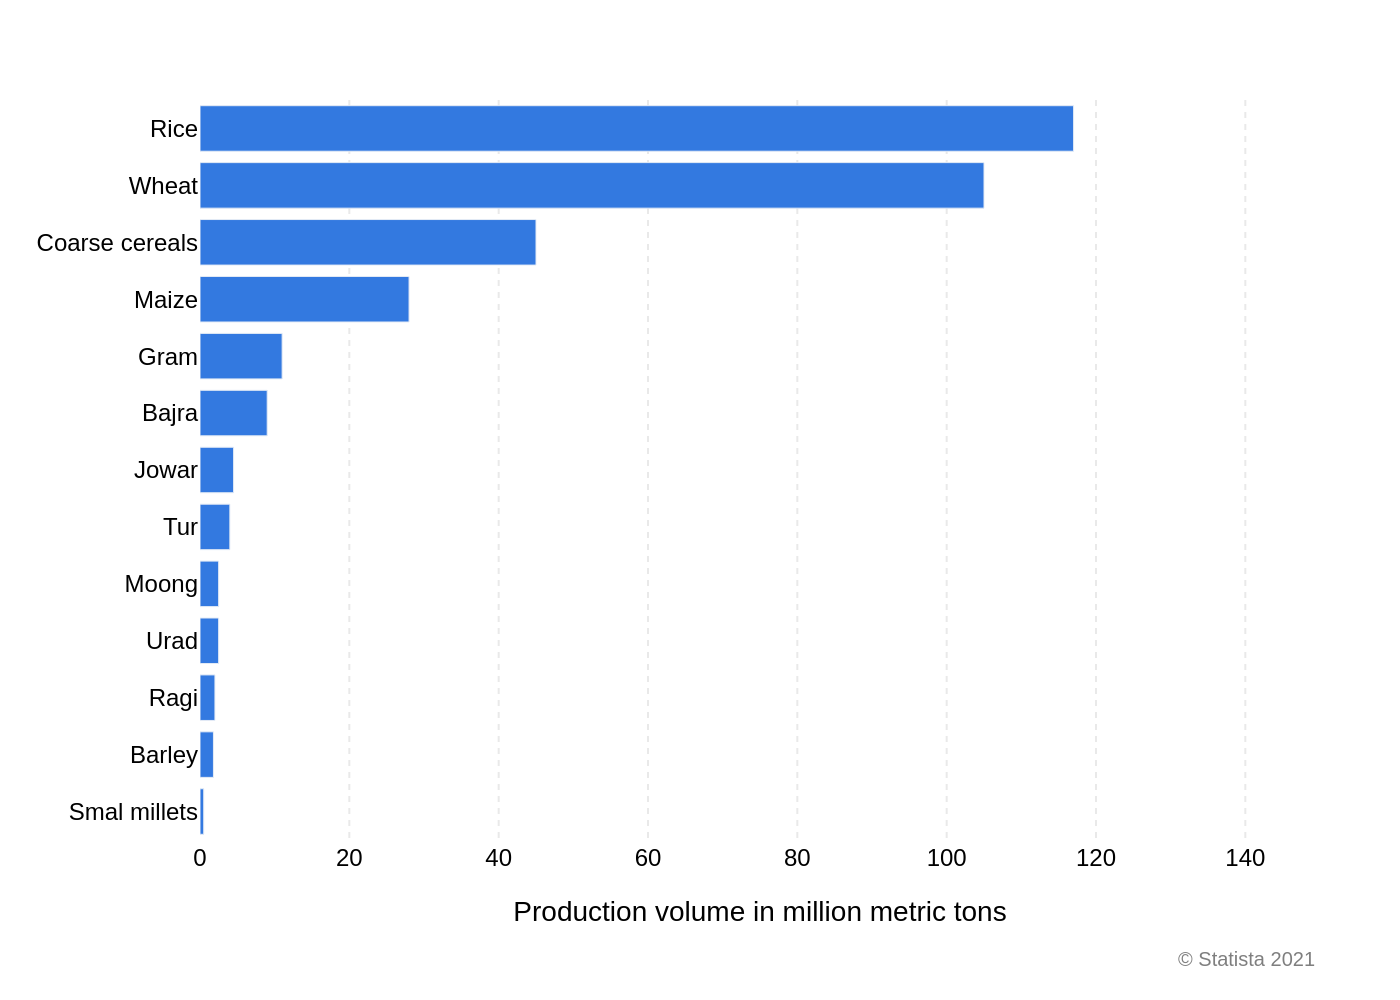

The Python source for this figure:
import sys
import json
import os
import plotly.graph_objects as go

if len(sys.argv) != 2:
    print(f"Usage: python {os.path.basename(__file__)} <json_file_path>")
    sys.exit(1)

json_file_path = sys.argv[1]

try:
    with open(json_file_path, 'r', encoding='utf-8') as f:
        chart_config = json.load(f)
except FileNotFoundError:
    print(f"Error: The file '{json_file_path}' was not found.")
    sys.exit(1)
except json.JSONDecodeError:
    print(f"Error: Failed to decode JSON from '{json_file_path}'.")
    sys.exit(1)


data = chart_config.get('chart_data', [])
texts = chart_config.get('texts', {})
colors = chart_config.get('colors', [])

categories = [item['category'] for item in data]
values = [item['value'] for item in data]

fig = go.Figure()

fig.add_trace(go.Bar(
    y=categories,
    x=values,
    orientation='h',
    marker=dict(
        color=colors[0] if colors else '#3379E0'
    )
))

title_text = ""
if texts.get('title'):
    title_text += f"<b>{texts['title']}</b>"
if texts.get('subtitle'):
    if title_text:
        title_text += "<br>"
    title_text += texts['subtitle']

fig.update_layout(
    font=dict(family="Arial", size=12, color="black"),
    title=dict(
        text=title_text,
        x=0.05,
        xanchor='left',
        y=0.95,
        yanchor='top'
    ),
    xaxis=dict(
        title=texts.get('x_axis_title', None),
        range=[0, 150],
        showgrid=True,
        gridcolor='#e9e9e9',
        gridwidth=1,
        griddash='dot',
        zeroline=False,
        showline=False,
        tickfont=dict(size=12)
    ),
    yaxis=dict(
        title=texts.get('y_axis_title', None),
        autorange='reversed',
        showgrid=False,
        tickfont=dict(size=12)
    ),
    plot_bgcolor='white',
    paper_bgcolor='white',
    margin=dict(l=100, r=40, t=50, b=80),
    showlegend=False
)

if texts.get('source'):
    fig.add_annotation(
        text=texts['source'],
        xref="paper",
        yref="paper",
        x=1,
        y=-0.18,
        showarrow=False,
        xanchor='right',
        yanchor='bottom',
        align='right',
        font=dict(size=10, color="#7f7f7f")
    )

base_filename = os.path.splitext(os.path.basename(json_file_path))[0]
output_image_path = f"{base_filename}.png"

fig.write_image(output_image_path, scale=2)

print(f"Chart saved to {output_image_path}")
